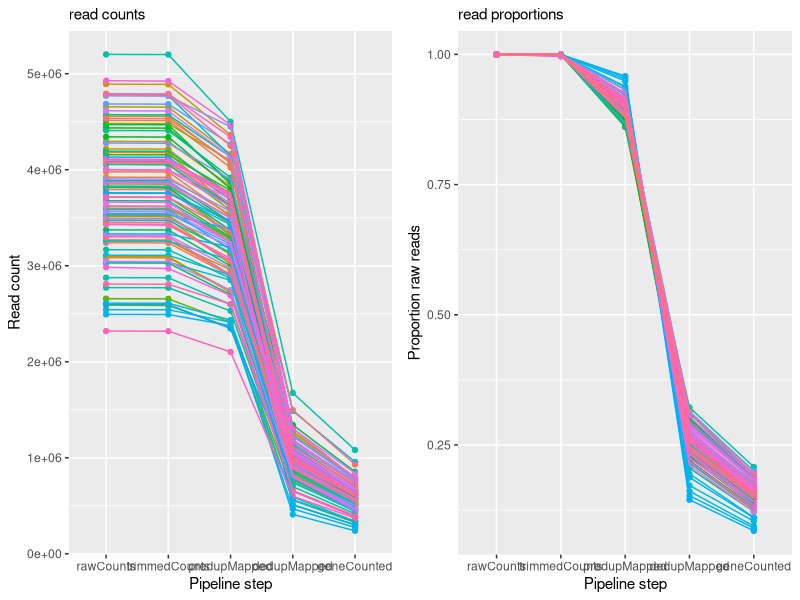

Recreate this plot in R.

library(tidyverse)
library(cowplot)
sdat = read_tsv('tagSeq/pipeline_counts/pipelineCounts.tsv', col_names=c('run', 'value', 'stat')) %>% 
  mutate(run = sub('_dupsRemoved.bam', '', run),
         run = sub('.', '-', run, fixed = TRUE))
unique(sdat$stat)
sdat$stat = factor(sdat$stat, levels=unique(sdat$stat))


#plot scatter abs
lp<-sdat %>% 
  mutate(value=as.numeric(value)) %>% 
  ggplot(aes(x=stat, y=value, color=run)) +
  geom_point() +
  geom_line(aes(group=run)) +
  theme(legend.position='none') +
  labs(y='Read count', x='Pipeline step', subtitle='read counts')
  

#plot scatter prop raw
pp<-sdat %>% 
  mutate(value=as.numeric(value)) %>% 
  group_by(run) %>% 
  mutate(prop = value/max(value) ) %>% 
  ggplot(aes(x=stat, y=prop, color=run)) +
    geom_point() +
    geom_line(aes(group=run)) +
    labs(y='Proportion raw reads', x='Pipeline step', subtitle='read proportions') +
    theme(legend.position='none')

plot_grid(lp, pp)
